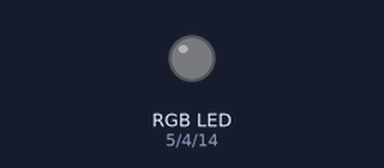
The sketch below on a simulated Arduino Uno, built with avr-gcc and run on an emulated ATmega328P. Parts: an RGB LED mixed from three pins (HIGH = lit).

Above: at 0.15 s.
At 5.3 s:
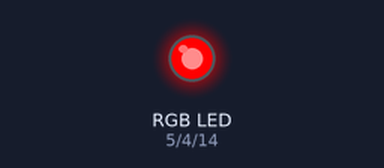
At 11.2 s:
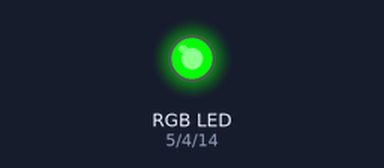
At 21.6 s:
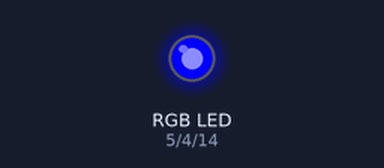
At 39.77 s:
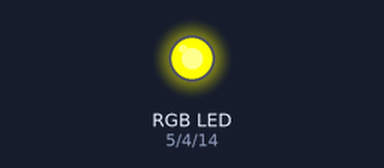
Timing chart, 0 to 40.0 s (numbered marks = the images above):
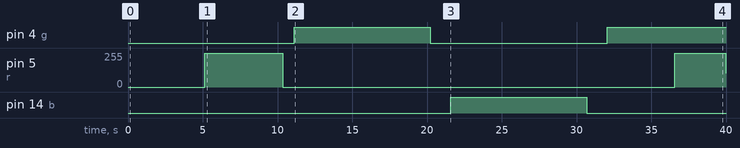

Measured:
- by itself, pin 4 (g): LOW → HIGH at 11.1 s, → LOW 9.1 s later, → HIGH 11.9 s later
- by itself, pin 5 (r): 0/255 → 255/255 at 5.1 s, → 0/255 5.2 s later, → 255/255 26.2 s later, → 106/255 3.4 s later
- by itself, pin 14 (b): LOW → HIGH at 21.6 s, → LOW 9.1 s later

The sketch:

ESP8266-RGB-diode.ino
```cpp
int r = 5;
int g = 4;
int b = 14;

int colors1[3][1] = {{r},{g},{b}};        // red, green, blue
int colors2[3][2] = {{r,g},{r,b},{g,b}};  // yellow, magenta, cyan
int colors3[3] = {r,g,b};

void setup() {
  pinMode(r,OUTPUT);
  pinMode(g,OUTPUT);
  pinMode(b,OUTPUT);
}

void loop() {
  // for colors made of one basic color
  for(int i = 0; i < 3; i++) {
      diodeCycle(colors1[i],1);
  }

  // for colors made of two basic colors
  for(int i = 0; i < 3; i++) {
      diodeCycle(colors2[i],2);
  }

  // for colors made of three basic colors - white and black (no light)
  diodeCycle(colors3,3);

  for(int i = 0; i < 3; i++) {
    digitalWrite(colors3[i],LOW);
  }
  delay(10440);
}


/**
 * Custom functions
 */

// function for one smooth diode cycle
void diodeCycle(int color[],int len) {
  turnOnDiode(color,len);
  delay(100);
  turnOffDiode(color,len);
  delay(100);
}


// function for smooth turning the diode on
void turnOnDiode(int color[],int len) {
  for(int i = 0; i <= 1023; i++) {
    analogWriteCustom(color,i,len);
    delay(5);
  }
}

// function for smooth turning the diode off
void turnOffDiode(int color[],int len) {
  for(int i = 1023; i >= 0; i--) {
    analogWriteCustom(color,i,len);
    delay(5);
  }
}

// wrapper over the build-in analogWrite() function
void analogWriteCustom(int color[],int value,int len) {
  for(int i = 0; i < len; i++) {
    analogWrite(color[i],value);
  }
}
```
